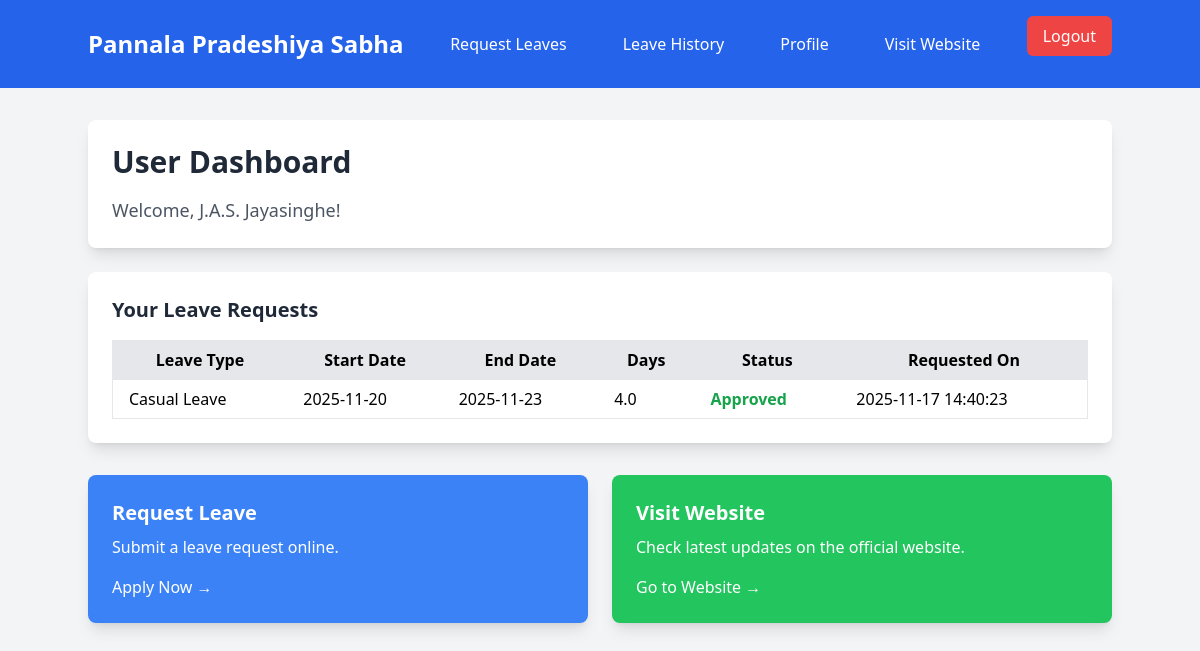
The app's page /user/user-dashboard.php (signed in) with its own data.
### tables this page shows
CREATE TABLE `wp_leave_request` (
  `request_id` int NOT NULL,
  `user_id` int NOT NULL,
  `leave_type` varchar(50) DEFAULT NULL,
  `leave_start_date` date NOT NULL,
  `leave_end_date` date NOT NULL,
  `number_of_days` decimal(3,1) NOT NULL,
  `reason` text,
  `substitute` varchar(255) DEFAULT NULL,
  `status` int DEFAULT NULL COMMENT '1-pending, 2-accept, 3-reject',
  `step_1_approver_id` int DEFAULT NULL,
  `step_1_status` enum('pending','approved','rejected') DEFAULT 'pending',
  `step_1_date` datetime DEFAULT NULL,
  `step_2_approver_id` int DEFAULT NULL,
  `step_2_status` enum('pending','approved','rejected') DEFAULT 'pending',
  `step_2_date` datetime DEFAULT NULL,
  `step_3_approver_id` int DEFAULT NULL,
  `step_3_status` enum('pending','approved','rejected') DEFAULT 'pending',
  `step_3_date` datetime DEFAULT NULL,
  `final_status` enum('pending','approved','rejected') DEFAULT 'pending',
  `created_at` timestamp NOT NULL DEFAULT CURRENT_TIMESTAMP,
  `updated_at` timestamp NOT NULL DEFAULT CURRENT_TIMESTAMP ON UPDATE CURRENT_TIMESTAMP,
  `sub_office` varchar(255) NOT NULL,
  `office_type` enum('head','sub') DEFAULT 'head',
  `rejection_remark` text,
  `department_id` int DEFAULT NULL
);

### user/user-dashboard.php (the view, shortened to what this page needs)
<?php
require '../includes/dbconfig.php';
require '../includes/user-navbar.php';
$user_id = $_SESSION['user']['id'];
$full_name = $_SESSION['user']['first_name'] . ' ' . $_SESSION['user']['last_name'];
$sql = "SELECT leave_type, leave_start_date, leave_end_date, number_of_days, status, final_status, created_at
        FROM wp_leave_request WHERE user_id = ? ORDER BY created_at DESC";
$stmt = $conn->prepare($sql);
$leave_history = [];
if ($stmt) {
    $stmt->bind_param("i", $user_id);
    $stmt->execute();
    $result = $stmt->get_result();
    while ($row = $result->fetch_assoc()) {
        $leave_history[] = $row;
    }
}
?>
<!DOCTYPE html>
<html lang="en">
<head>
    <script src="https://cdn.tailwindcss.com"></script>
</head>
<body class="bg-gray-100">
    <div class="container mx-auto mt-8">
        <div class="bg-white p-6 rounded-lg shadow-lg">
            <h1 class="text-3xl font-bold text-gray-800">User Dashboard</h1>
            <p class="text-lg text-gray-600 mt-4">Welcome, <?php echo htmlspecialchars($full_name); ?>!</p>
        </div>
        <div class="mt-6 bg-white p-6 rounded-lg shadow-lg">
            <h2 class="text-xl font-semibold text-gray-800">Your Leave Requests</h2>
            <?php if (count($leave_history) > 0) : ?>
                <div class="overflow-x-auto mt-4">
                    <table class="min-w-full bg-white border border-gray-300">
                        <thead class="bg-gray-200">
                            <tr>
                                <th class="px-4 py-2 border">Leave Type</th>
                                <th class="px-4 py-2 border">Start Date</th>
                                <th class="px-4 py-2 border">End Date</th>
                                <th class="px-4 py-2 border">Days</th>
                                <th class="px-4 py-2 border">Status</th>
                                <th class="px-4 py-2 border">Requested On</th>
                            </tr>
                        </thead>
<tbody>
    <?php foreach ($leave_history as $leave) : ?>
        <?php
if ($leave['final_status'] === 'approved') {
    $status_label = 'Approved';
    $status_class = 'text-green-600';
}
        ?>
        <tr class="border">
            <td class="px-4 py-2"><?php echo htmlspecialchars($leave['leave_type']); ?></td>
            <td class="px-4 py-2"><?php echo htmlspecialchars($leave['leave_start_date']); ?></td>
            <td class="px-4 py-2"><?php echo htmlspecialchars($leave['leave_end_date']); ?></td>
            <td class="px-4 py-2"><?php echo htmlspecialchars($leave['number_of_days']); ?></td>
            <td class="px-4 py-2 font-semibold <?php echo $status_class; ?>">
                <?php echo $status_label; ?>
            </td>
            <td class="px-4 py-2"><?php echo htmlspecialchars($leave['created_at']); ?></td>
        </tr>
    <?php endforeach; ?>
</tbody>
                    </table>
                </div>
            <?php else : ?>
                <p class="text-gray-600 mt-2">No leave requests found.</p>
            <?php endif; ?>
        </div>
        <div class="grid grid-cols-1 sm:grid-cols-2 lg:grid-cols-2 gap-6 mt-8">
            <div class="bg-blue-500 text-white p-6 rounded-lg shadow-lg hover:bg-blue-600">
                <h2 class="text-xl font-semibold">Request Leave</h2>
                <p class="mt-2">Submit a leave request online.</p>
                <a href="./leave_request.php" class="text-white mt-4 inline-block">Apply Now →</a>
            </div>
            <div class="bg-green-500 text-white p-6 rounded-lg shadow-lg hover:bg-yellow-600">
                <h2 class="text-xl font-semibold">Visit Website</h2>
                <p class="mt-2">Check latest updates on the official website.</p>
                <a href="https://pannalaps.lk/" target="_blank" class="text-white mt-4 inline-block">Go to Website →</a>
            </div>
        </div>
    </div>
</body>
</html>

### records on screen
wp_leave_request: leave_type "Casual Leave", leave_start_date "2025-11-20", leave_end_date "2025-11-23", number_of_days "4.0", final_status "Approved", created_at "2025-11-17 14:40:23"

### other values on screen
$full_name "J.A.S. Jayasinghe"
